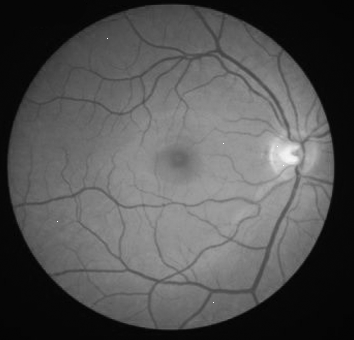
#> input picture MIAP_HW1_402200191/Answers/Q5/retina.png, 354 x 340 px
$ jupyter execute Q5.ipynb
#> lines starting #> are read from the running program, lines starting #| are printed output that depends on the picture; long printed decimals are rounded
[cell 1]
import numpy as np
import cv2 as cv
from matplotlib import pyplot as plt
from scipy.signal import gaussian
from math import log10, sqrt

In Next section there are some functions that are used for the filtering images

[cell 2]
def convolution(f, w, kernel_size):
    w=w[::-1,::-1]
    Filtered_Image = np.zeros(np.shape(f))
    f = np.pad(f,1)
    for i in range(f.shape[0]-kernel_size+1):
        for j in range(f.shape[1]-kernel_size+1):
            Filtered_Image[i, j] = np.sum(f[i:i+kernel_size, j:j+kernel_size] * w)
    return Filtered_Image

def img_filter(img, kernel_size=3):
    img1=img.copy()
    filter_matrix = np.ones((kernel_size,kernel_size))/kernel_size**2
    Filtered_Image = convolution(img1, filter_matrix, kernel_size)
    return Filtered_Image

def PSNR(original, Filtered):
    mse = np.mean((original - Filtered) ** 2)
    if(mse == 0):
        return 100
    max_pixel = 255.0
    psnr = 20 * log10(max_pixel / sqrt(mse))
    return psnr

def wiener_filter(img, kernel = 1):
    if type(kernel)==int:
        kernel=np.zeros((5,5))
        kernel[3,3]=1
    PNN=np.var(img[0:50,0:50])
    FF = np.copy(img)
    FF = np.fft.fft2(FF)
    kernel = np.fft.fft2(kernel, s = img.shape)
    kernel = np.conj(kernel) / (np.abs(kernel) ** 2 + PNN )
    FF = FF * kernel
    FF = np.abs(np.fft.ifft2(FF))
    return FF

[cell 3]
Retina_img=cv.imread('retina.png',0)
#> Retina_img is the input picture: shape (340, 354); min 0, max 255, mean 83.1
kernel_size=5
Mean_filtered_img=img_filter(Retina_img,kernel_size)
noise = np.random.normal(loc=0, scale=50, size=Retina_img.shape)
GaussianNoisy_img = Retina_img + noise
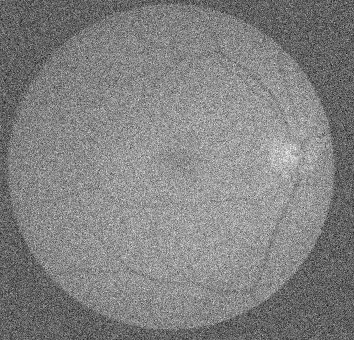
#> GaussianNoisy_img: shape (340, 354) float64; min -226, max 378.9, mean 83.3; drawn with min black and max white
Mean_Gauss_img=Mean_filtered_img+noise

plt.figure(figsize=(15,10))
plt.subplot(1,4,1)
plt.imshow(Retina_img,cmap='gray')
plt.title('Original Image')
plt.subplot(1,4,2)
plt.imshow(Mean_filtered_img,cmap='gray')
plt.title('Mean Filtered Image')
plt.subplot(1,4,3)
plt.imshow(GaussianNoisy_img,cmap='gray')
plt.title('Gasussian Noise img')
plt.subplot(1,4,4)
plt.imshow(Mean_Gauss_img,cmap='gray')
plt.title('Mean Gauss Image')
plt.show()
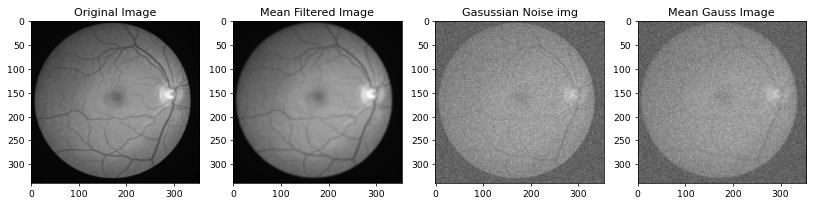
#> figure drawn by matplotlib, 4 panels

[cell 4]
kernel = np.ones((kernel_size,kernel_size))/kernel_size**2


Mean_Wiener_Filtered=wiener_filter(Mean_filtered_img,kernel)
#> in wiener_filter, `PNN=np.var(img[0:50,0:50])`: PNN = 0.287
#> in wiener_filter, `FF = np.abs(np.fft.ifft2(FF))`:
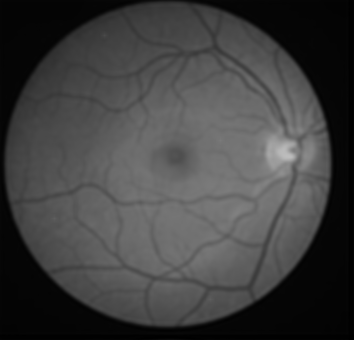
#> FF: shape (340, 354) float64; min 0.000355, max 189.8, mean 64.5

Gaussian_Wiener_Filtered=wiener_filter(GaussianNoisy_img)
#> call 2 of wiener_filter, with kernel = 1
#> in wiener_filter (call 2), `PNN=np.var(img[0:50,0:50])`: PNN = 2415
#> in wiener_filter (call 2), `FF = np.abs(np.fft.ifft2(FF))`:
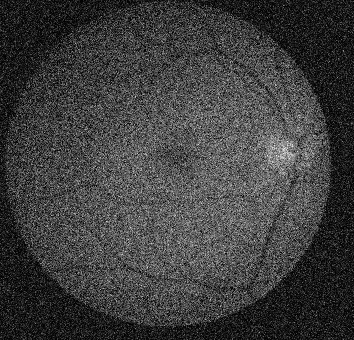
#> FF: shape (340, 354) float64; min 2.5e-06, max 0.157, mean 0.0388; drawn with min black and max white

MeanGauss_Wiener_Filtered=wiener_filter(Mean_Gauss_img,kernel)
#> in wiener_filter (call 3), `PNN=np.var(img[0:50,0:50])`: PNN = 2414.5
#> in wiener_filter (call 3), `FF = np.abs(np.fft.ifft2(FF))`:
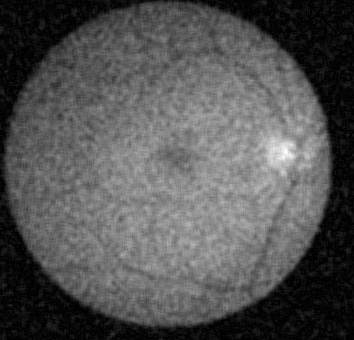
#> FF: shape (340, 354) float64; min 4.07e-08, max 0.106, mean 0.0348; drawn with min black and max white


plt.figure(figsize=(15,10))
plt.subplot(1,4,1)
plt.imshow(Retina_img,cmap='gray')
plt.title("Original Image")
plt.subplot(1,4,2)
plt.imshow(Mean_Wiener_Filtered,cmap='gray')
plt.title("Mean Wiener Filtered Image")
plt.subplot(1,4,3)
plt.imshow(Gaussian_Wiener_Filtered,cmap='gray')
plt.title("Gaussian Wiener Filtered Image")
plt.subplot(1,4,4)
plt.imshow(MeanGauss_Wiener_Filtered,cmap='gray')
plt.title("Mean&Gaussian Wiener Filtered Image")
plt.show()

[cell 5]
psnr_mean = PSNR(Retina_img, Mean_Wiener_Filtered)
#> in PSNR, `mse = np.mean((original - Filtered) ** 2)`: mse = 614.7
#> in PSNR, `psnr = 20 * log10(max_pixel / sqrt(mse))`: psnr = 20.24
#> psnr_mean = 20.24
psnr_gaussian = PSNR(Retina_img, Gaussian_Wiener_Filtered)
#> psnr_gaussian = 8.17
psnr_mean_gauss = PSNR(Retina_img, MeanGauss_Wiener_Filtered)
#> psnr_mean_gauss = 8.17

print("PSNR between original and Mean Wiener filtered image:", psnr_mean)
#| PSNR between original and Mean Wiener filtered image: 20.244
print("PSNR between original and Gaussian Wiener filtered image:", psnr_gaussian)
#| PSNR between original and Gaussian Wiener filtered image: 8.168
print("PSNR between original and Mean Gaussian Wiener filtered image:", psnr_mean_gauss)
#| PSNR between original and Mean Gaussian Wiener filtered image: 8.168
